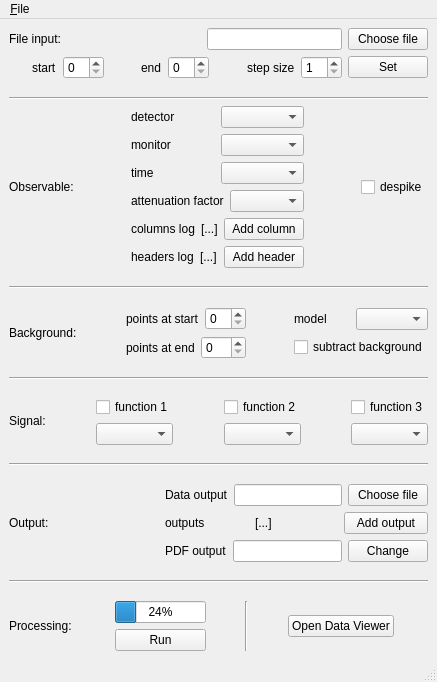
<?xml version="1.0" encoding="UTF-8"?>
<ui version="4.0">
 <class>iintGUI</class>
 <widget class="QMainWindow" name="iintGUI">
  <property name="geometry">
   <rect>
    <x>0</x>
    <y>0</y>
    <width>437</width>
    <height>682</height>
   </rect>
  </property>
  <property name="windowTitle">
   <string>ADAPT iint+</string>
  </property>
  <widget class="QWidget" name="centralwidget">
   <layout class="QGridLayout" name="gridLayout">
    <item row="0" column="0">
     <layout class="QVBoxLayout" name="verticalLayout_10">
      <item>
       <layout class="QVBoxLayout" name="verticalLayout_12"/>
      </item>
      <item>
       <layout class="QVBoxLayout" name="verticalLayout_3">
        <item>
         <layout class="QHBoxLayout" name="horizontalLayout">
          <item>
           <widget class="QLabel" name="label_14">
            <property name="text">
             <string>File input: </string>
            </property>
           </widget>
          </item>
          <item>
           <spacer name="horizontalSpacer_12">
            <property name="orientation">
             <enum>Qt::Horizontal</enum>
            </property>
            <property name="sizeHint" stdset="0">
             <size>
              <width>40</width>
              <height>20</height>
             </size>
            </property>
           </spacer>
          </item>
          <item>
           <widget class="QLineEdit" name="inputFileLE"/>
          </item>
          <item>
           <widget class="QPushButton" name="chooseInputFileBtn">
            <property name="text">
             <string>Choose file</string>
            </property>
           </widget>
          </item>
         </layout>
        </item>
        <item>
         <layout class="QHBoxLayout" name="horizontalLayout_12">
          <item>
           <spacer name="horizontalSpacer_15">
            <property name="orientation">
             <enum>Qt::Horizontal</enum>
            </property>
            <property name="sizeHint" stdset="0">
             <size>
              <width>40</width>
              <height>20</height>
             </size>
            </property>
           </spacer>
          </item>
          <item>
           <widget class="QLabel" name="label">
            <property name="text">
             <string>start</string>
            </property>
           </widget>
          </item>
          <item>
           <widget class="QSpinBox" name="processingStartSB"/>
          </item>
          <item>
           <layout class="QHBoxLayout" name="horizontalLayout_2">
            <item>
             <spacer name="horizontalSpacer_16">
              <property name="orientation">
               <enum>Qt::Horizontal</enum>
              </property>
              <property name="sizeHint" stdset="0">
               <size>
                <width>40</width>
                <height>20</height>
               </size>
              </property>
             </spacer>
            </item>
            <item>
             <widget class="QLabel" name="label_2">
              <property name="text">
               <string>end</string>
              </property>
             </widget>
            </item>
            <item>
             <widget class="QSpinBox" name="processingEndSB"/>
            </item>
            <item>
             <layout class="QHBoxLayout" name="horizontalLayout_13">
              <item>
               <spacer name="horizontalSpacer_17">
                <property name="orientation">
                 <enum>Qt::Horizontal</enum>
                </property>
                <property name="sizeHint" stdset="0">
                 <size>
                  <width>40</width>
                  <height>20</height>
                 </size>
                </property>
               </spacer>
              </item>
              <item>
               <widget class="QLabel" name="label_3">
                <property name="text">
                 <string>step size</string>
                </property>
               </widget>
              </item>
              <item>
               <widget class="QSpinBox" name="processingStepSB">
                <property name="minimum">
                 <number>1</number>
                </property>
                <property name="value">
                 <number>1</number>
                </property>
               </widget>
              </item>
             </layout>
            </item>
            <item>
             <widget class="QPushButton" name="dataSelectionBtn">
              <property name="text">
               <string>Set</string>
              </property>
             </widget>
            </item>
           </layout>
          </item>
         </layout>
        </item>
       </layout>
      </item>
      <item>
       <spacer name="verticalSpacer">
        <property name="orientation">
         <enum>Qt::Vertical</enum>
        </property>
        <property name="sizeHint" stdset="0">
         <size>
          <width>20</width>
          <height>40</height>
         </size>
        </property>
       </spacer>
      </item>
      <item>
       <widget class="Line" name="line">
        <property name="orientation">
         <enum>Qt::Horizontal</enum>
        </property>
       </widget>
      </item>
      <item>
       <layout class="QHBoxLayout" name="horizontalLayout_7">
        <item>
         <widget class="QLabel" name="label_4">
          <property name="text">
           <string>Observable:</string>
          </property>
         </widget>
        </item>
        <item>
         <spacer name="horizontalSpacer_7">
          <property name="orientation">
           <enum>Qt::Horizontal</enum>
          </property>
          <property name="sizeHint" stdset="0">
           <size>
            <width>40</width>
            <height>20</height>
           </size>
          </property>
         </spacer>
        </item>
        <item>
         <layout class="QVBoxLayout" name="verticalLayout">
          <item>
           <layout class="QHBoxLayout" name="horizontalLayout_3">
            <item>
             <widget class="QLabel" name="label_10">
              <property name="text">
               <string>detector</string>
              </property>
             </widget>
            </item>
            <item>
             <widget class="QComboBox" name="observableDetectorCB"/>
            </item>
           </layout>
          </item>
          <item>
           <layout class="QHBoxLayout" name="horizontalLayout_4">
            <item>
             <widget class="QLabel" name="label_11">
              <property name="text">
               <string>monitor</string>
              </property>
             </widget>
            </item>
            <item>
             <widget class="QComboBox" name="observableMonitorCB"/>
            </item>
           </layout>
          </item>
          <item>
           <layout class="QHBoxLayout" name="horizontalLayout_6">
            <item>
             <widget class="QLabel" name="label_13">
              <property name="text">
               <string>time</string>
              </property>
             </widget>
            </item>
            <item>
             <widget class="QComboBox" name="observableTimeCB"/>
            </item>
           </layout>
          </item>
          <item>
           <layout class="QHBoxLayout" name="horizontalLayout_5">
            <item>
             <widget class="QLabel" name="label_12">
              <property name="text">
               <string>attenuation factor</string>
              </property>
             </widget>
            </item>
            <item>
             <widget class="QComboBox" name="observableAttFacCB"/>
            </item>
           </layout>
          </item>
          <item>
           <layout class="QHBoxLayout" name="horizontalLayout_23">
            <item>
             <widget class="QLabel" name="label_24">
              <property name="text">
               <string>columns log</string>
              </property>
             </widget>
            </item>
            <item>
             <widget class="QLabel" name="observableColumnsLabel">
              <property name="text">
               <string>[...]</string>
              </property>
             </widget>
            </item>
            <item>
             <widget class="QPushButton" name="observableAddColumnBtn">
              <property name="text">
               <string>Add column</string>
              </property>
             </widget>
            </item>
           </layout>
          </item>
          <item>
           <layout class="QHBoxLayout" name="horizontalLayout_22">
            <item>
             <widget class="QLabel" name="label_22">
              <property name="text">
               <string>headers log</string>
              </property>
             </widget>
            </item>
            <item>
             <widget class="QLabel" name="observableHeadersLabel">
              <property name="text">
               <string>[...]</string>
              </property>
             </widget>
            </item>
            <item>
             <widget class="QPushButton" name="observableAddHeaderBtn">
              <property name="text">
               <string>Add header</string>
              </property>
             </widget>
            </item>
           </layout>
          </item>
         </layout>
        </item>
        <item>
         <spacer name="horizontalSpacer_8">
          <property name="orientation">
           <enum>Qt::Horizontal</enum>
          </property>
          <property name="sizeHint" stdset="0">
           <size>
            <width>40</width>
            <height>20</height>
           </size>
          </property>
         </spacer>
        </item>
        <item>
         <widget class="QCheckBox" name="despikeCheckBox">
          <property name="text">
           <string>despike</string>
          </property>
         </widget>
        </item>
       </layout>
      </item>
      <item>
       <spacer name="verticalSpacer_3">
        <property name="orientation">
         <enum>Qt::Vertical</enum>
        </property>
        <property name="sizeHint" stdset="0">
         <size>
          <width>20</width>
          <height>40</height>
         </size>
        </property>
       </spacer>
      </item>
      <item>
       <widget class="Line" name="line_2">
        <property name="orientation">
         <enum>Qt::Horizontal</enum>
        </property>
       </widget>
      </item>
      <item>
       <spacer name="verticalSpacer_4">
        <property name="orientation">
         <enum>Qt::Vertical</enum>
        </property>
        <property name="sizeHint" stdset="0">
         <size>
          <width>20</width>
          <height>40</height>
         </size>
        </property>
       </spacer>
      </item>
      <item>
       <layout class="QHBoxLayout" name="horizontalLayout_11">
        <item>
         <widget class="QLabel" name="label_5">
          <property name="text">
           <string>Background:</string>
          </property>
         </widget>
        </item>
        <item>
         <spacer name="horizontalSpacer_14">
          <property name="orientation">
           <enum>Qt::Horizontal</enum>
          </property>
          <property name="sizeHint" stdset="0">
           <size>
            <width>40</width>
            <height>20</height>
           </size>
          </property>
         </spacer>
        </item>
        <item>
         <layout class="QVBoxLayout" name="verticalLayout_4">
          <item>
           <layout class="QHBoxLayout" name="horizontalLayout_8">
            <item>
             <widget class="QLabel" name="label_6">
              <property name="text">
               <string>points at start</string>
              </property>
             </widget>
            </item>
            <item>
             <widget class="QSpinBox" name="bkgStartPointsSB"/>
            </item>
           </layout>
          </item>
          <item>
           <layout class="QHBoxLayout" name="horizontalLayout_9">
            <item>
             <widget class="QLabel" name="label_7">
              <property name="text">
               <string>points at end</string>
              </property>
             </widget>
            </item>
            <item>
             <widget class="QSpinBox" name="bkgEndPointsSB"/>
            </item>
           </layout>
          </item>
         </layout>
        </item>
        <item>
         <spacer name="horizontalSpacer_6">
          <property name="orientation">
           <enum>Qt::Horizontal</enum>
          </property>
          <property name="sizeHint" stdset="0">
           <size>
            <width>40</width>
            <height>20</height>
           </size>
          </property>
         </spacer>
        </item>
        <item>
         <layout class="QVBoxLayout" name="verticalLayout_2">
          <item>
           <layout class="QHBoxLayout" name="horizontalLayout_10">
            <item>
             <widget class="QLabel" name="label_8">
              <property name="text">
               <string>model</string>
              </property>
             </widget>
            </item>
            <item>
             <widget class="QComboBox" name="bkgModelCB"/>
            </item>
           </layout>
          </item>
          <item>
           <widget class="QCheckBox" name="subtractBkgCheckBox">
            <property name="text">
             <string>subtract background</string>
            </property>
           </widget>
          </item>
         </layout>
        </item>
       </layout>
      </item>
      <item>
       <spacer name="verticalSpacer_5">
        <property name="orientation">
         <enum>Qt::Vertical</enum>
        </property>
        <property name="sizeHint" stdset="0">
         <size>
          <width>20</width>
          <height>40</height>
         </size>
        </property>
       </spacer>
      </item>
      <item>
       <widget class="Line" name="line_3">
        <property name="orientation">
         <enum>Qt::Horizontal</enum>
        </property>
       </widget>
      </item>
      <item>
       <spacer name="verticalSpacer_6">
        <property name="orientation">
         <enum>Qt::Vertical</enum>
        </property>
        <property name="sizeHint" stdset="0">
         <size>
          <width>20</width>
          <height>40</height>
         </size>
        </property>
       </spacer>
      </item>
      <item>
       <layout class="QHBoxLayout" name="horizontalLayout_15">
        <item>
         <widget class="QLabel" name="label_9">
          <property name="text">
           <string>Signal:</string>
          </property>
         </widget>
        </item>
        <item>
         <spacer name="horizontalSpacer_2">
          <property name="orientation">
           <enum>Qt::Horizontal</enum>
          </property>
          <property name="sizeHint" stdset="0">
           <size>
            <width>40</width>
            <height>20</height>
           </size>
          </property>
         </spacer>
        </item>
        <item>
         <layout class="QVBoxLayout" name="verticalLayout_6">
          <item>
           <widget class="QCheckBox" name="signalFitFunctionOneCheckBox">
            <property name="text">
             <string>function 1</string>
            </property>
           </widget>
          </item>
          <item>
           <widget class="QComboBox" name="sigFitModelOneCB"/>
          </item>
         </layout>
        </item>
        <item>
         <spacer name="horizontalSpacer_3">
          <property name="orientation">
           <enum>Qt::Horizontal</enum>
          </property>
          <property name="sizeHint" stdset="0">
           <size>
            <width>40</width>
            <height>20</height>
           </size>
          </property>
         </spacer>
        </item>
        <item>
         <layout class="QVBoxLayout" name="verticalLayout_7">
          <item>
           <widget class="QCheckBox" name="signalFitFunctionTwoCheckBox">
            <property name="text">
             <string>function 2</string>
            </property>
           </widget>
          </item>
          <item>
           <widget class="QComboBox" name="sigFitModelTwoCB"/>
          </item>
         </layout>
        </item>
        <item>
         <spacer name="horizontalSpacer_4">
          <property name="orientation">
           <enum>Qt::Horizontal</enum>
          </property>
          <property name="sizeHint" stdset="0">
           <size>
            <width>40</width>
            <height>20</height>
           </size>
          </property>
         </spacer>
        </item>
        <item>
         <layout class="QVBoxLayout" name="verticalLayout_8">
          <item>
           <widget class="QCheckBox" name="signalFitFunctionThreeCheckBox">
            <property name="text">
             <string>function 3</string>
            </property>
           </widget>
          </item>
          <item>
           <widget class="QComboBox" name="sigFitModelThreeCB"/>
          </item>
         </layout>
        </item>
       </layout>
      </item>
      <item>
       <spacer name="verticalSpacer_2">
        <property name="orientation">
         <enum>Qt::Vertical</enum>
        </property>
        <property name="sizeHint" stdset="0">
         <size>
          <width>20</width>
          <height>40</height>
         </size>
        </property>
       </spacer>
      </item>
      <item>
       <widget class="Line" name="line_6">
        <property name="orientation">
         <enum>Qt::Horizontal</enum>
        </property>
       </widget>
      </item>
      <item>
       <spacer name="verticalSpacer_9">
        <property name="orientation">
         <enum>Qt::Vertical</enum>
        </property>
        <property name="sizeHint" stdset="0">
         <size>
          <width>20</width>
          <height>40</height>
         </size>
        </property>
       </spacer>
      </item>
      <item>
       <layout class="QHBoxLayout" name="horizontalLayout_21">
        <item>
         <widget class="QLabel" name="label_15">
          <property name="text">
           <string>Output:</string>
          </property>
         </widget>
        </item>
        <item>
         <spacer name="horizontalSpacer_5">
          <property name="orientation">
           <enum>Qt::Horizontal</enum>
          </property>
          <property name="sizeHint" stdset="0">
           <size>
            <width>40</width>
            <height>20</height>
           </size>
          </property>
         </spacer>
        </item>
        <item>
         <layout class="QVBoxLayout" name="verticalLayout_11">
          <item>
           <layout class="QHBoxLayout" name="horizontalLayout_19">
            <item>
             <widget class="QLabel" name="label_20">
              <property name="text">
               <string>Data output</string>
              </property>
             </widget>
            </item>
            <item>
             <widget class="QLineEdit" name="outputFileNameLE"/>
            </item>
            <item>
             <widget class="QPushButton" name="chooseOutputFileBtn">
              <property name="text">
               <string>Choose file</string>
              </property>
             </widget>
            </item>
           </layout>
          </item>
          <item>
           <layout class="QHBoxLayout" name="horizontalLayout_18">
            <item>
             <widget class="QLabel" name="label_18">
              <property name="text">
               <string>outputs</string>
              </property>
             </widget>
            </item>
            <item>
             <widget class="QLabel" name="label_21">
              <property name="text">
               <string>[...]</string>
              </property>
             </widget>
            </item>
            <item>
             <widget class="QPushButton" name="addOutputsBtn">
              <property name="text">
               <string>Add output</string>
              </property>
             </widget>
            </item>
           </layout>
          </item>
          <item>
           <layout class="QHBoxLayout" name="horizontalLayout_20">
            <item>
             <widget class="QLabel" name="label_19">
              <property name="text">
               <string>PDF output</string>
              </property>
             </widget>
            </item>
            <item>
             <widget class="QLineEdit" name="pdfOuputFileLE"/>
            </item>
            <item>
             <widget class="QPushButton" name="changePDFoutputBtn">
              <property name="text">
               <string>Change</string>
              </property>
             </widget>
            </item>
           </layout>
          </item>
         </layout>
        </item>
       </layout>
      </item>
      <item>
       <spacer name="verticalSpacer_7">
        <property name="orientation">
         <enum>Qt::Vertical</enum>
        </property>
        <property name="sizeHint" stdset="0">
         <size>
          <width>20</width>
          <height>40</height>
         </size>
        </property>
       </spacer>
      </item>
      <item>
       <widget class="Line" name="line_4">
        <property name="orientation">
         <enum>Qt::Horizontal</enum>
        </property>
       </widget>
      </item>
      <item>
       <spacer name="verticalSpacer_8">
        <property name="orientation">
         <enum>Qt::Vertical</enum>
        </property>
        <property name="sizeHint" stdset="0">
         <size>
          <width>20</width>
          <height>40</height>
         </size>
        </property>
       </spacer>
      </item>
      <item>
       <layout class="QHBoxLayout" name="horizontalLayout_14">
        <item>
         <layout class="QVBoxLayout" name="verticalLayout_5"/>
        </item>
        <item>
         <widget class="QLabel" name="label_23">
          <property name="text">
           <string>Processing: </string>
          </property>
         </widget>
        </item>
        <item>
         <spacer name="horizontalSpacer">
          <property name="orientation">
           <enum>Qt::Horizontal</enum>
          </property>
          <property name="sizeHint" stdset="0">
           <size>
            <width>40</width>
            <height>20</height>
           </size>
          </property>
         </spacer>
        </item>
        <item>
         <layout class="QVBoxLayout" name="verticalLayout_9">
          <item>
           <widget class="QProgressBar" name="processingProgressBar">
            <property name="value">
             <number>24</number>
            </property>
           </widget>
          </item>
          <item>
           <widget class="QPushButton" name="actionProcessBtn">
            <property name="text">
             <string>Run</string>
            </property>
           </widget>
          </item>
         </layout>
        </item>
        <item>
         <spacer name="horizontalSpacer_9">
          <property name="orientation">
           <enum>Qt::Horizontal</enum>
          </property>
          <property name="sizeHint" stdset="0">
           <size>
            <width>40</width>
            <height>20</height>
           </size>
          </property>
         </spacer>
        </item>
        <item>
         <widget class="Line" name="line_5">
          <property name="orientation">
           <enum>Qt::Vertical</enum>
          </property>
         </widget>
        </item>
        <item>
         <spacer name="horizontalSpacer_10">
          <property name="orientation">
           <enum>Qt::Horizontal</enum>
          </property>
          <property name="sizeHint" stdset="0">
           <size>
            <width>40</width>
            <height>20</height>
           </size>
          </property>
         </spacer>
        </item>
        <item>
         <widget class="QPushButton" name="actionOpenViewerBtn">
          <property name="text">
           <string>Open Data Viewer</string>
          </property>
         </widget>
        </item>
        <item>
         <spacer name="horizontalSpacer_11">
          <property name="orientation">
           <enum>Qt::Horizontal</enum>
          </property>
          <property name="sizeHint" stdset="0">
           <size>
            <width>40</width>
            <height>20</height>
           </size>
          </property>
         </spacer>
        </item>
       </layout>
      </item>
     </layout>
    </item>
   </layout>
  </widget>
  <widget class="QMenuBar" name="menubar">
   <property name="geometry">
    <rect>
     <x>0</x>
     <y>0</y>
     <width>437</width>
     <height>19</height>
    </rect>
   </property>
   <widget class="QMenu" name="menu_File">
    <property name="title">
     <string>&amp;File</string>
    </property>
    <addaction name="actionOpen"/>
    <addaction name="actionSave"/>
    <addaction name="separator"/>
    <addaction name="actionQuit"/>
   </widget>
   <addaction name="menu_File"/>
  </widget>
  <widget class="QStatusBar" name="statusbar"/>
  <action name="actionOpen">
   <property name="text">
    <string>Open</string>
   </property>
   <property name="shortcut">
    <string>Ctrl+O</string>
   </property>
  </action>
  <action name="actionSave">
   <property name="text">
    <string>Save</string>
   </property>
   <property name="shortcut">
    <string>Ctrl+S</string>
   </property>
  </action>
  <action name="actionQuit">
   <property name="text">
    <string>Quit</string>
   </property>
   <property name="shortcut">
    <string>Ctrl+Q</string>
   </property>
  </action>
 </widget>
 <resources/>
 <connections>
  <connection>
   <sender>actionQuit</sender>
   <signal>triggered()</signal>
   <receiver>iintGUI</receiver>
   <slot>close()</slot>
   <hints>
    <hint type="sourcelabel">
     <x>-1</x>
     <y>-1</y>
    </hint>
    <hint type="destinationlabel">
     <x>202</x>
     <y>243</y>
    </hint>
   </hints>
  </connection>
 </connections>
</ui>
